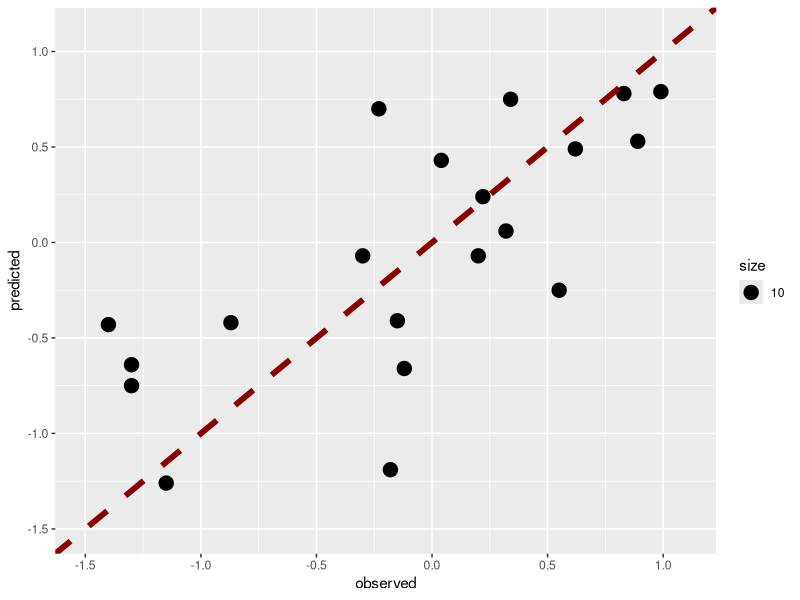
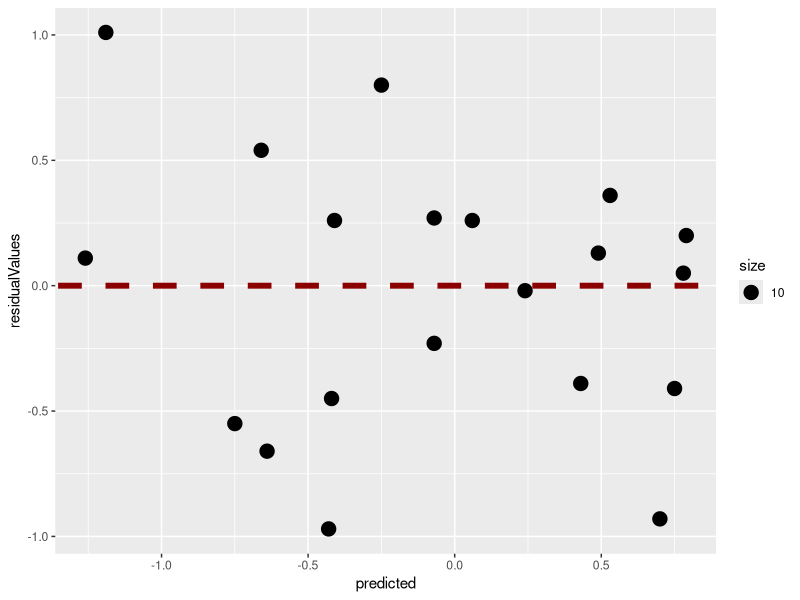
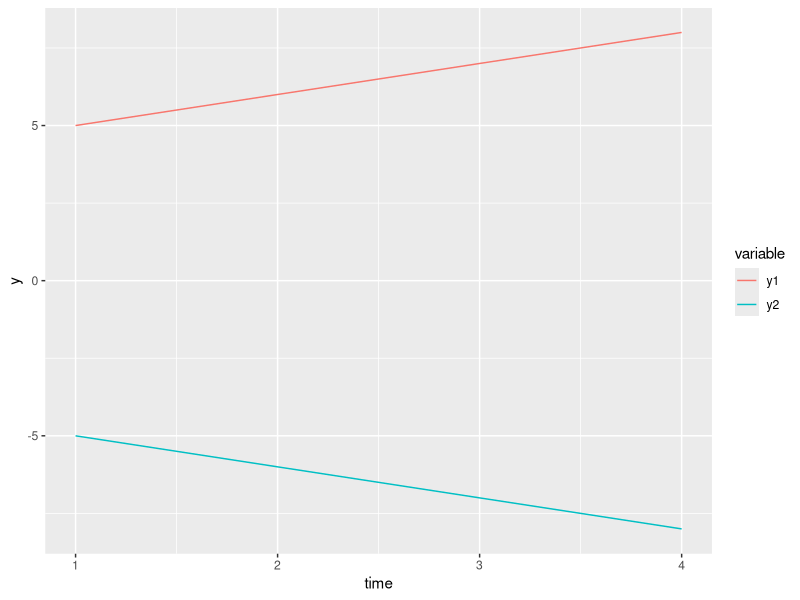

Source code (R) for these figures, in order:
# 5: Measuring Performance in Regression models
library(caret)

observed <- c(0.22, 0.83, -0.12, 0.89, -0.23, -1.30, -0.15, -1.4,
              0.62, 0.99, -0.18, 0.32, 0.34, -0.30, 0.04, -0.87,
              0.55, -1.30, -1.15, 0.20)

predicted <- c(0.24, 0.78, -0.66, 0.53, 0.70, -0.75, -0.41, -0.43,
               0.49, 0.79, -1.19, 0.06, 0.75, -0.07, 0.43, -0.42,
               -0.25, -0.64, -1.26, -0.07)

residualValues <- observed - predicted
summary(residualValues)

qplot( observed, predicted, size=10, xlim=c(-1.5,1.1), ylim=c(-1.5,1.1)) +
  geom_abline( intercept=0, slope=1, size=2, color='darkred', linetype='dashed' )

qplot( predicted, residualValues, size=10 ) +
  geom_abline( intercept=0, slope=0, size=2, color='darkred', linetype='dashed' )


R2( predicted, observed)

RMSE( predicted, observed)

cor( predicted, observed)
cor( predicted, observed)^2

cor( predicted, observed, method='spearman')


library(reshape)
m<-cbind(1:4,5:8,-(5:8))
colnames(m)<-c("time","y1","y2")
m<-as.data.frame(m)
m2 <- melt(m, id="time")
m2
ggplot( data=m2, aes(x=time, y=value, color=variable)) +
  geom_line() +
  ylab( "y" )
